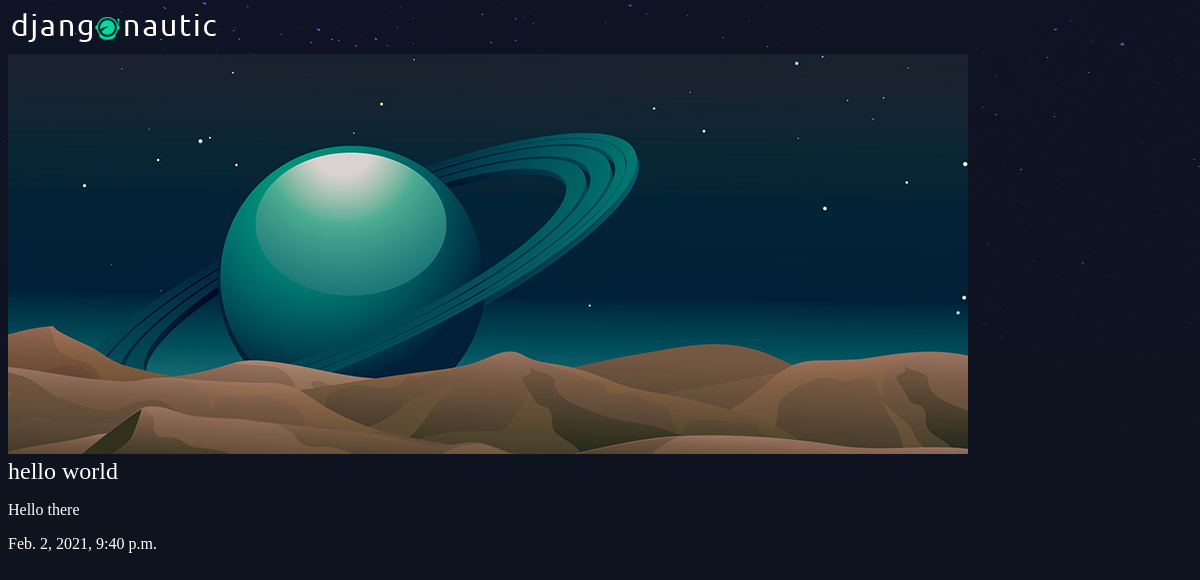
Screenshot of /articles/hello-world/ with the database file from the repository.
### articles/models.py (models this page shows, shortened)
class Article(models.Model):
    title = models.CharField(max_length=100)
    slug = models.SlugField()
    body = models.TextField()
    date = models.DateTimeField(auto_now_add=True) # automatically populates this field with now time
    thumb = models.ImageField(default='default.png', blank=True)

### articles/views.py (the view)
# urls.py: re_path(r'^(?P<slug>[\w-]+)/$', views.article_detail, name="detail"),
def article_detail(request, slug):
    article = Article.objects.get(slug=slug)
    return render(request, 'articles/article_detail.html', {'article': article})

### articles/templates/articles/article_detail.html
{% extends 'base_layout.html' %}
{% block content %}
<div class="article-detail">
    <div class="article">
        <img src="{{ article.thumb.url }}"/>
        <h2>{{ article.title }}</h2>
        <p>{{ article.body }}</p>
        <p>{{ article.date }}</p>
    </div>
</div>
{% endblock %}

### assets/styles.css (style rules this page uses)
body { background-color: #0f121f; background-image: url(stars.png); background-repeat: no-repeat; color: #fff; }
body * { font-family: Ubuntu; }
h1, h2, h3, h4, h5 { font-weight: normal; margin: 0; }

### rows the page displays
Article: thumb (placeholder picture), title "hello world", body "Hello there", date "Feb. 2, 2021, 9:40 p.m."
